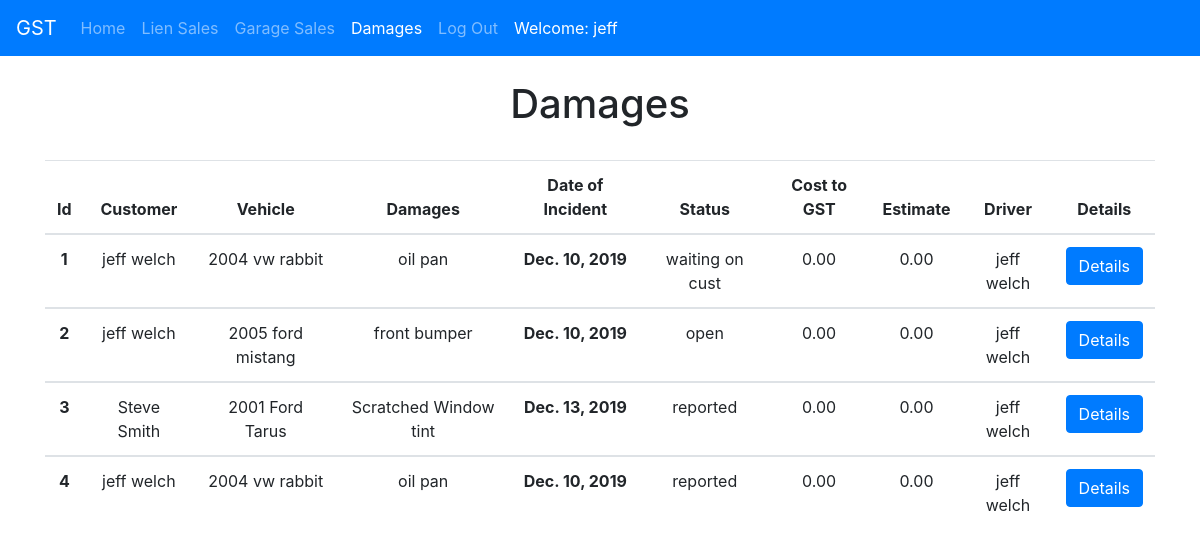
/damages/ (signed in), run on the app's committed database.
### damages/models.py (models this page shows, shortened)
class Damage(models.Model):
  driver              = models.ForeignKey(Driver, on_delete=models.DO_NOTHING)
  date_of_incident    = models.DateField(blank=True)
  club                = models.CharField(blank=True, max_length=120)
  call_num            = models.IntegerField(blank=True)
  customer_email      = models.CharField(blank=True, max_length=120)
  cust_name           = models.CharField(blank=True, max_length=120)
  cust_phone          = models.CharField(blank=True, max_length=120)
  vehicle             = models.CharField(max_length=120)
  damages             = models.CharField(blank=True, max_length=120)
  damage_notes        = models.TextField(blank=True)
  status              = models.CharField(max_length=120, default='Reported', choices=DAMAGE_STATUS_CHOICES)
  cost_to_gst         = models.DecimalField(default=0.00, max_digits=10, decimal_places=2)
  repaired_at         = models.CharField(blank=True, max_length=120)
  closed              = models.BooleanField(default=False)
  closed_date         = models.DateField(blank=True)
  damages_est         = models.DecimalField(default=0.00, max_digits=10, decimal_places=2)
  estimate            = models.FileField(upload_to='damages/', blank=True)
  driver_statement    = models.FileField(upload_to='damages/', blank=True)
  damage_main         = models.ImageField(upload_to='damages/', blank=True)
  damage_2            = models.ImageField(upload_to='damages/', blank=True)
  damage_3            = models.ImageField(upload_to='damages/', blank=True)
  damage_4            = models.ImageField(upload_to='damages/', blank=True)
  damage_5            = models.ImageField(upload_to='damages/', blank=True)
  damage_6            = models.ImageField(upload_to='damages/', blank=True)
  damage_7            = models.ImageField(upload_to='damages/', blank=True)
  damage_8            = models.ImageField(upload_to='damages/', blank=True)
  damage_9            = models.ImageField(upload_to='damages/', blank=True)
  objects = DamagesManager()
  def get_absolute_url(self):
    return reverse("damages:detail", kwargs={'pk': self.pk})

### drivers/models.py (models this page shows)
class Driver(models.Model):
  name      = models.CharField(max_length=200)
  phone     = models.CharField(max_length=20)
  email     = models.CharField(max_length=50)
  cell      = models.CharField(max_length=20, blank=True, null=True)
  cdl       = models.CharField(max_length=20, blank=True, null=True)
  cdlexp    = models.DateField(blank=True, null=True)
  tsac      = models.DateField(blank=True, null=True)
  wm23      = models.DateField(blank=True, null=True)
  wm45      = models.DateField(blank=True, null=True)
  wm67      = models.DateField(blank=True, null=True)
  wm89      = models.DateField(blank=True, null=True)
  hireDate  = models.DateField(blank=True, null=True)
  def __str__(self):
    return self.name

### damages/views.py (the view)
# urls.py: path('', damage_list_view, name='list'),
def damage_list_view(request):
  queryset = Damage.objects.all()
  context = {
    'title': ' Damages',
    'object_list': queryset
  }
  return render(request, "damages/list.html", context)

### templates/damages/list.html (shortened to what this page needs)
{% extends "base.html" %}
{% load static %}
{% block content %}
{% if request.user.is_authenticated %}
<div class="container">
  <h1 class="text-center py-4">{{ title }}</h1>
  <div class="row">
    <div class="col-12">
        <table class="table text-center">
            <thead>
                <tr>
                  <th scope="col">Id</th>
                  <th scope="col">Customer</th>
                  <th scope="col">Vehicle</th>
                  <th scope="col">Damages</th>
                  <th scope="col">Date of Incident</th>
                  <th scope="col">Status</th>
                  <th scope="col">Cost to GST</th>
                  <th scope="col">Estimate</th>
                  <th scope="col">Driver</th>
                  <th scope="col">Details</th>
                </tr>
              </thead>
        {% for obj in object_list %}
        <tbody>
            <tr>
              <th scope="row">{{ obj.id }}</a></th>
              <td>{{ obj.cust_name }}</td>
              <td>{{ obj.vehicle }}</td>
              <td>{{ obj.damages }}</td>
              <th>{{ obj.date_of_incident }}</th>
              <td>{{ obj.status }}</td>
              <td>{{ obj.cost_to_gst }}</td>
              <td>{{ obj.damages_est }}</td>
              <td>{{ obj.driver }}</td>
              <td> <a href="{{ obj.get_absolute_url }}" class="btn btn-primary">Details</a></td>
            </tr>
        </tbody>
        {% endfor %}
      </table>
    </div>
  </div>
</div>
{% endif %}
{% endblock %}

### templates/base/navbar.html (shortened to what this page needs)
{% url 'home' as home_url %}
{% url 'liens:list'  as lien_url %}
{% url 'garage:list'  as garage_url %}
{% url 'damages:list'  as damage_url %}
{% url 'login' as login_url %}
{% url 'logout' as logout_url %}
<nav class="navbar navbar-expand-lg navbar-dark bg-primary">
    <a class="navbar-brand" href="{{ home_url }}">GST</a>
    <div class="collapse navbar-collapse" id="navbarNavAltMarkup">
      <div class="navbar-nav">
        <a class="nav-item nav-link {% if request.path == home_url %}active{% endif %}" href="{{ home_url }}">Home <span class="sr-only">(current)</span></a>
        <a class="nav-item nav-link {% if request.path == lien_url %}active{% endif %}" href="{{ lien_url }}">Lien Sales</a>
        <a class="nav-item nav-link {% if request.path == garage_url %}active{% endif %}" href="{{ garage_url }}">Garage Sales</a>
        {% if request.user.is_authenticated %}
        <a class="nav-item nav-link {% if request.path == damage_url %}active{% endif %}" href="{{ damage_url }}">Damages</a>
        <a class="nav-item nav-link {% if request.path == logout_url %}active{% endif %}" href="{{ logout_url }}">Log Out</a>
        <a class="nav-item nav-link active" href="#"> Welcome: {{request.user}}</a>
        {% else %}
        <a class="nav-item nav-link {% if request.path == login_url %}active{% endif %}" href="{{ login_url }}">Login</a>
        {% endif %}
      </div>
    </div>
  </nav>

### data on the page
Damage: id "1", cust_name "jeff welch", vehicle "2004 vw rabbit", damages "oil pan", date_of_incident "Dec. 10, 2019", status "waiting on cust", cost_to_gst "0.00", damages_est "0.00", driver "jeff welch"
Damage: id "2", cust_name "jeff welch", vehicle "2005 ford mistang", damages "front bumper", date_of_incident "Dec. 10, 2019", status "open", cost_to_gst "0.00", damages_est "0.00", driver "jeff welch"
Damage: id "3", cust_name "Steve Smith", vehicle "2001 Ford Tarus", damages "Scratched Window tint", date_of_incident "Dec. 13, 2019", status "reported", cost_to_gst "0.00", damages_est "0.00", driver "jeff welch"
Damage: id "4", cust_name "jeff welch", vehicle "2004 vw rabbit", damages "oil pan", date_of_incident "Dec. 10, 2019", status "reported", cost_to_gst "0.00", damages_est "0.00", driver "jeff welch"

### other printed values
{{ request.user }} "jeff"
{{ title }} "Damages"
